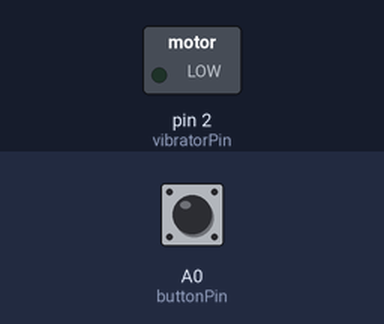
Bench run of a sketch on a simulated Arduino Uno, built with avr-gcc and run on an emulated ATmega328P. On the bench: switched loads named in the sketch (green lamp = pin HIGH). The inputs (shaded band) are chosen by the test bench; at power-on: A0 (buttonPin) LOW.

Above: at 1.2 s.
1.3 s: A0 (buttonPin) pulled HIGH for 0.15 s
At 1.37 s:
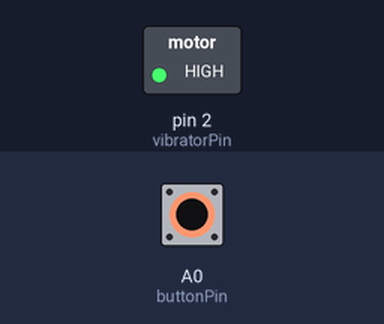
2.9 s: A0 (buttonPin) pulled HIGH for 3.2 s
At 6.5 s:
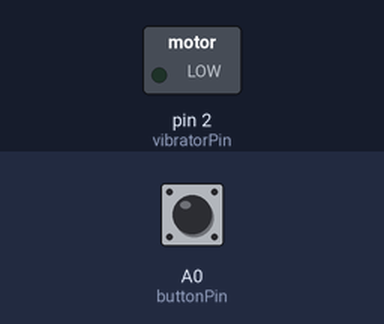
Timing chart, 0 to 8.0 s (numbered marks = the images above; inputs shaded):
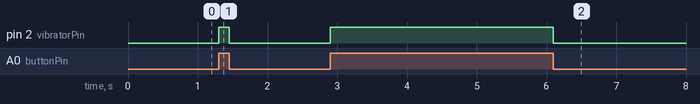

The sketch:

vibrator.ino
```cpp
//
// FaBo Brick Sample
//
// #105 Vibrator Brick
//

#define vibratorPin 2 // Vibratorピン
#define buttonPin A0  // ボタンピン

int buttonState = 0;

void setup() {
  // Vibratorピンを出力用に設定
  pinMode(vibratorPin, OUTPUT);
  // ボタンピンを入力用に設定
  pinMode(buttonPin, INPUT);
}

void loop(){
  // ボタンの押下状況を取得
  buttonState = digitalRead(buttonPin);

  // ボタン押下判定
  if (buttonState == HIGH) {
    // ボタンが押された場合、Vibratorオン
    digitalWrite(vibratorPin, HIGH);
  }
  else {
    // Vibratorオフ
    digitalWrite(vibratorPin, LOW);
  }
}
```

Measured:
- after the input at 1.3 s, pin 2 (vibratorPin): LOW → HIGH at once, → LOW 0.15 s later
- after the input at 2.9 s, pin 2 (vibratorPin): LOW → HIGH at once, → LOW 3.2 s later
